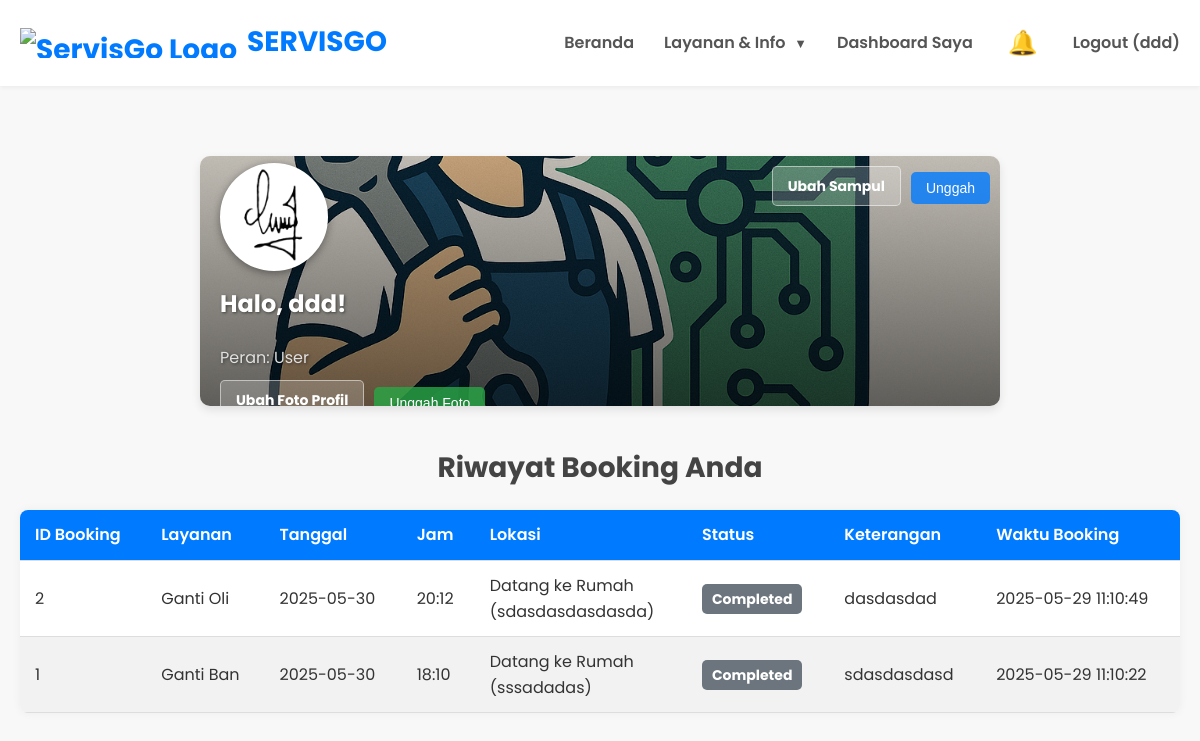
The app's page /dashboard (signed in) with its own data.
### tables this page shows
CREATE TABLE users (
            id INTEGER PRIMARY KEY AUTOINCREMENT,
            nama_lengkap TEXT NOT NULL,
            alamat TEXT NOT NULL,
            email TEXT NOT NULL UNIQUE,
            telepon TEXT NOT NULL,
            no_wa TEXT,
            jenis_kelamin TEXT,
            no_ktp TEXT NOT NULL UNIQUE,
            username TEXT NOT NULL UNIQUE,
            password_hash TEXT NOT NULL,
            role TEXT DEFAULT 'user' NOT NULL,
            profile_picture TEXT DEFAULT 'default_profile.png',
            created_at DATETIME DEFAULT CURRENT_TIMESTAMP
        , cover_picture TEXT DEFAULT 'default_cover.png');

CREATE TABLE bookings (
            id INTEGER PRIMARY KEY AUTOINCREMENT,
            user_id INTEGER,
            nama TEXT NOT NULL,
            email TEXT NOT NULL,
            telepon TEXT NOT NULL,
            layanan TEXT NOT NULL,
            lokasi_servis TEXT NOT NULL,
            alamat TEXT,
            tanggal DATE NOT NULL,
            jam TIME,
            keterangan TEXT,
            status TEXT DEFAULT 'Pending' NOT NULL,
            mechanic_id INTEGER,
            completed_at DATETIME,
            timestamp DATETIME DEFAULT CURRENT_TIMESTAMP,
            FOREIGN KEY (user_id) REFERENCES users(id),
            FOREIGN KEY (mechanic_id) REFERENCES users(id)
        );

### app.py (the view)
@app.route('/dashboard')
@login_required
@role_required('user')
def dashboard():
    conn = get_db_connection()
    user_bookings = conn.execute('SELECT * FROM bookings WHERE user_id = ? ORDER BY timestamp DESC', (session['user_id'],)).fetchall()
    notifications = conn.execute(
        'SELECT id, message, created_at, is_read, booking_id FROM notifications WHERE user_id = ? ORDER BY created_at DESC',
        (session['user_id'],)
    ).fetchall()
    user_info = conn.execute('SELECT profile_picture, cover_picture FROM users WHERE id = ?', (session['user_id'],)).fetchone()
    profile_picture = user_info['profile_picture'] if user_info and user_info['profile_picture'] else 'default_profile.png'
    cover_picture = user_info['cover_picture'] if user_info and user_info['cover_picture'] else 'default_cover.png'
    conn.close()
    return render_template('dashboard.html', user_bookings=user_bookings, notifications=notifications, profile_picture=profile_picture, cover_picture=cover_picture)

### app.py (called while the page is built)
def get_db_connection():
    conn = sqlite3.connect(DATABASE)
    conn.row_factory = sqlite3.Row # Mengembalikan baris sebagai objek mirip dictionary
    return conn

def login_required(f):
    from functools import wraps
    @wraps(f)
    def decorated_function(*args, **kwargs):
        if 'user_id' not in session:
            flash('Anda perlu login untuk mengakses halaman ini.', 'danger')
            return redirect(url_for('login'))
        return f(*args, **kwargs)
    return decorated_function

### templates/dashboard.html (shortened to what this page needs)
<!DOCTYPE html>
<html lang="id">
<head>
    <link rel="stylesheet" href="{{ url_for('static', filename='style.css') }}">
</head>
<body>
    <header>
        <div class="container navbar">
            <a href="
                {% if session.get('user_id') %}
                    {% if session.get('role') == 'mechanic' %}/mechanic_dashboard
                    {% elif session.get('role') == 'admin' %}/admin_dashboard
                    {% elif session.get('role') == 'master' %}/master_dashboard
                    {% else %}/dashboard
                    {% endif %}
                {% else %}/
                {% endif %}
            " class="logo">
                <img src="{{ url_for('static', filename='images/logo_servisgo.png') }}" alt="ServisGo Logo" class="logo-img"> <span>SERVISGO</span>
            </a>
            <nav>
                <ul class="nav-links">
                    {% if not session.get('user_id') or session.get('role') == 'user' %}
                        <li><a href="/">Beranda</a></li>
                    {% endif %}
                    {% if session.get('user_id') %}
                        <li class="dropdown">
                            <a href="#" class="dropbtn" onclick="toggleDropdown(event, 'main-menu-dropdown')">Layanan & Info <span class="arrow">▼</span></a>
                        </li>
                    {% else %}
                        <li><a href="/layanan">Layanan</a></li>
                        <li><a href="#">Tentang Kami</a></li>
                    {% endif %}
                    {% if session.get('username') %}
                        {% if session.get('role') == 'master' %}
                            <li><a href="/master_dashboard">Dashboard Master</a></li>
                        {% elif session.get('role') == 'admin' %}
                            <li><a href="/admin_dashboard">Dashboard Admin</a></li>
                        {% elif session.get('role') == 'mechanic' %}
                            <li><a href="/mechanic_dashboard">Dashboard Mekanik</a></li>
                            <li><a href="/mechanic_history" class="nav-btn">Riwayat Servis</a></li>
                        {% else %}
                            <li><a href="/dashboard">Dashboard Saya</a></li>
                        {% endif %}
                        <li id="notification-bell">
                            <a href="#" onclick="toggleNotifications()">
                                🔔
                            </a>
                        </li>
                        <li><a href="/logout">Logout ({{ session.username }})</a></li>
                    {% else %}
                        <li><a href="/login">Masuk/Daftar</a></li>
                    {% endif %}
                </ul>
            </nav>
        </div>
    </header>
    <main>
        <div class="container">
            <div class="user-profile-wrapper" style="background-image: url('{{ url_for('static', filename='cover_pics/' + cover_picture) }}');">
                <div class="cover-overlay"></div>
                <div class="profile-section">
                    <div class="profile-pic-container">
                        <img src="{{ url_for('static', filename='profile_pics/' + profile_picture) }}" alt="Foto Profil">
                    </div>
                    <div class="profile-info-wrapper">
                        <div class="profile-info">
                            <p class="profile-username">Halo, {{ session.username }}!</p>
                            <p class="profile-role">Peran: {{ session.role | capitalize }}</p>
                        </div>
                        <form action="{{ url_for('upload_profile_pic') }}" method="POST" enctype="multipart/form-data" class="profile-upload-form">
                            <label for="profile_file" class="profile-upload-label">Ubah Foto Profil</label>
                            <button type="submit" class="profile-upload-button">Unggah Foto</button>
                        </form>
                    </div>
                </div>
                <form action="{{ url_for('upload_cover_pic') }}" method="POST" enctype="multipart/form-data" class="cover-upload-form">
                    <label for="cover_file" class="cover-upload-label">Ubah Sampul</label>
                    <button type="submit" class="cover-upload-button">Unggah</button>
                </form>
            </div>
            <h2>Riwayat Booking Anda</h2>
            <div class="booking-list">
                {% if user_bookings %}
                    <table>
                        <thead>
                            <tr>
                                <th>ID Booking</th>
                                <th>Layanan</th>
                                <th>Tanggal</th>
                                <th>Jam</th>
                                <th>Lokasi</th>
                                <th>Status</th>
                                <th>Keterangan</th>
                                <th>Waktu Booking</th>
                            </tr>
                        </thead>
                        <tbody>
                            {% for booking in user_bookings %}
                                <tr>
                                    <td>{{ booking.id }}</td>
                                    <td>{{ booking.layanan }}</td>
                                    <td>{{ booking.tanggal }}</td>
                                    <td>{{ booking.jam | default('N/A', true) }}</td>
                                    <td>
                                        {{ booking.lokasi_servis }}
                                        {% if booking.lokasi_servis == 'Datang ke Rumah' and booking.alamat %}
                                            <br>({{ booking.alamat }})
                                        {% endif %}
                                    </td>
                                    <td><span class="status-badge status-{{ booking.status | replace(' ', '') }}">{{ booking.status }}</span></td>
                                    <td>{{ booking.keterangan | default('Tidak ada', true) }}</td>
                                    <td>{{ booking.timestamp }}</td>
                                </tr>
                            {% endfor %}
                        </tbody>
                    </table>
                {% else %}
                    <p class="no-bookings">Anda belum memiliki riwayat booking.</p>
                    <p class="no-bookings"><a href="/booking">Ayo buat booking pertama Anda!</a></p>
                {% endif %}
            </div>
        </div>
    </main>
</body>
</html>

### records on screen
users: cover_picture (picture), profile_picture (picture), role "User"
bookings: id "2", layanan "Ganti Oli", tanggal "2025-05-30", jam "20:12", lokasi_servis "Datang ke Rumah", alamat "sdasdasdasdasda", status "Completed", keterangan "dasdasdad", timestamp "2025-05-29 11:10:49"
bookings: id "1", layanan "Ganti Ban", tanggal "2025-05-30", jam "18:10", lokasi_servis "Datang ke Rumah", alamat "sssadadas", status "Completed", keterangan "sdasdasdasd", timestamp "2025-05-29 11:10:22"

### other values on screen
{{ session.username }} "ddd"
